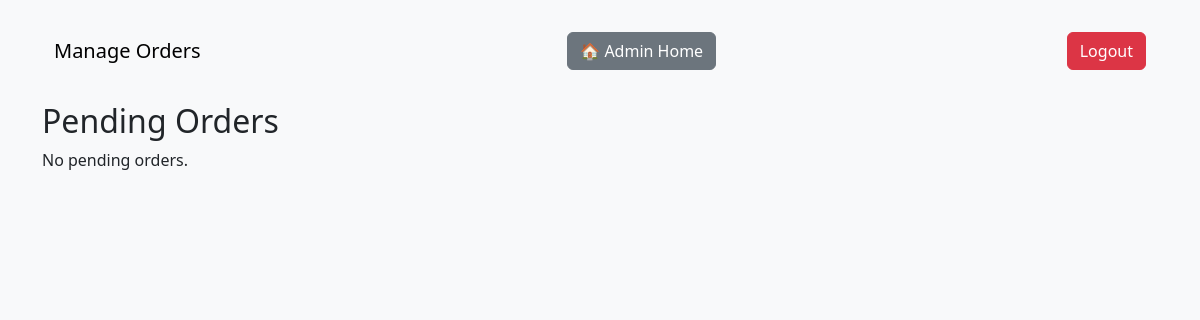
Before: /admin/orders with the older database file.
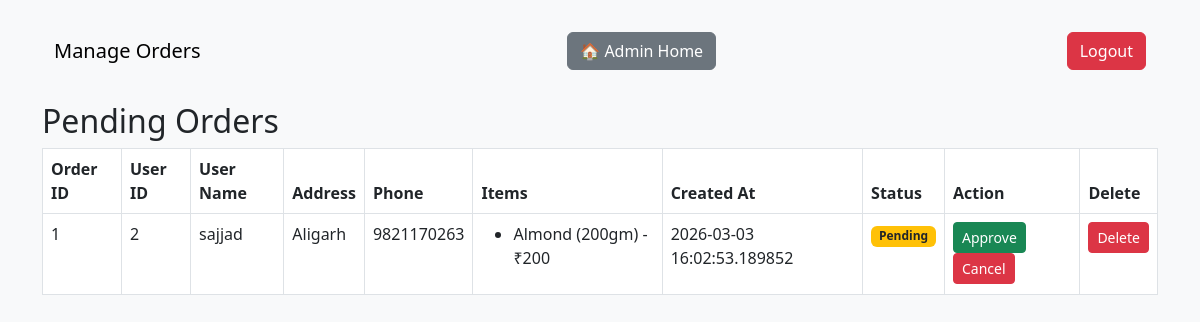
After: the same page with the newer database file.
### models.py (models this page shows, shortened)
class Order(db.Model):
    __tablename__ = "orders"
    id = db.Column(db.Integer, primary_key=True)
    user_id = db.Column(db.Integer, nullable=False)
    user_name = db.Column(db.String(100), nullable=False)
    user_address = db.Column(db.String(200), nullable=False)
    phone_number = db.Column(db.String(20), nullable=False)
    items = db.Column(db.JSON, nullable=False) # store cart items as JSON
    status = db.Column(db.String(20), default="Pending") # Pending, Approved, Cancelled
    created_at = db.Column(db.DateTime, default=datetime.utcnow)

### admin_routes.py (the view)
@admin_bp.route("/orders")
def orders():
    all_orders = Order.query.order_by(Order.created_at.desc()).all()
    return render_template("admin_orders.html", orders=all_orders)

### app.py (called while the page is built)
@app.context_processor
def inject_cart():
    return inject_cart_count()

@app.context_processor
def inject_current_year():
    return { 'current_year': datetime.now().year}

### utils.py (called while the page is built)
def inject_cart_count():
    user_id = session.get("user_id")
    cart_key = f"cart_{user_id}" if user_id else "cart"
    cart = session.get(cart_key, [])
    return dict(cart_count=len(cart))

### templates/admin_orders.html (shortened to what this page needs)
<!DOCTYPE html>
<html lang="en">
<head>
  <link href="https://cdn.jsdelivr.net/npm/bootstrap@5.3.0/dist/css/bootstrap.min.css" rel="stylesheet">
</head>
<body class="bg-light">
<div class="container mt-4">
  <nav class="navbar navbar-light bg-light mb-4">
    <div class="container-fluid">
          <span class="navbar-brand mb-0 h1">Manage Orders</span>
          <a href="{{ url_for('admin_bp.home') }}" class="btn btn-secondary">🏠 Admin Home</a>
          <a href="{{ url_for('admin_bp.logout') }}" class="btn btn-danger">Logout</a>
    </div>
  </nav>
  <h2>Pending Orders</h2>
  {% if orders %}
    <table class="table table-bordered">
      <thead>
        <tr>
          <th>Order ID</th>
          <th>User ID</th>
          <th>User Name</th>
          <th>Address</th>
          <th>Phone</th>
          <th>Items</th>
          <th>Created At</th>
          <th>Status</th>
          <th>Action</th>
          <th>Delete</th>
        </tr>
      </thead>
      <tbody>
        {% for order in orders %}
        <tr>
          <td>{{ order.id }}</td>
          <td>{{ order.user_id }}</td>
          <td>{{ order.user_name }}</td>
          <td>{{ order.user_address }}</td>
          <td>{{ order.phone_number }}</td>
          <td>
            <ul>
              {% for item in order.items %}
                <li>{{ item.item }} ({{ item.weight }}) - ₹{{ item.price }}</li>
              {% endfor %}
            </ul>
          </td>
          <td>{{ order.created_at }}</td>
          <td>
            {% if order.status == "Pending" %}
              <span class="badge bg-warning text-dark">Pending</span>
            {% elif order.status == "Approved" %}
              <span class="badge bg-success">Approved</span>
            {% elif order.status == "Cancelled" %}
              <span class="badge bg-danger">Cancelled</span>
            {% endif %}
          </td>
          <td>
            <form method="POST" action="{{ url_for('admin_bp.approve_order', order_id=order.id) }}" style="display:inline;">
              <button type="submit" class="btn btn-success btn-sm">Approve</button>
            </form>
            <form method="POST" action="{{ url_for('admin_bp.cancel_order', order_id=order.id) }}" style="display:inline;">
              <button type="submit" class="btn btn-danger btn-sm">Cancel</button>
            </form>
          </td>
          <td>
            <form action="{{ url_for('admin_bp.delete_order', order_id=order.id) }}" method="post" style="display:inline;">
              <button class="btn btn-danger btn-sm">Delete</button>
            </form>
          </td>
        </tr>
        {% endfor %}
      </tbody>
    </table>
  {% else %}
    <p>No pending orders.</p>
  {% endif %}
</div>
</body>
</html>

Changed rows visible on the page:
added Order: id "1", user_id "2", user_name "sajjad", user_address "Aligarh", phone_number "9821170263", item "Almond", weight "200gm", price "200", created_at "2026-03-03 16:02:53.189852", status "Pending"
Other visible differences:
text no longer shown: "No pending orders."
text now shown: "Order ID User ID User Name Address Phone Items Created At Status Action Delete"
